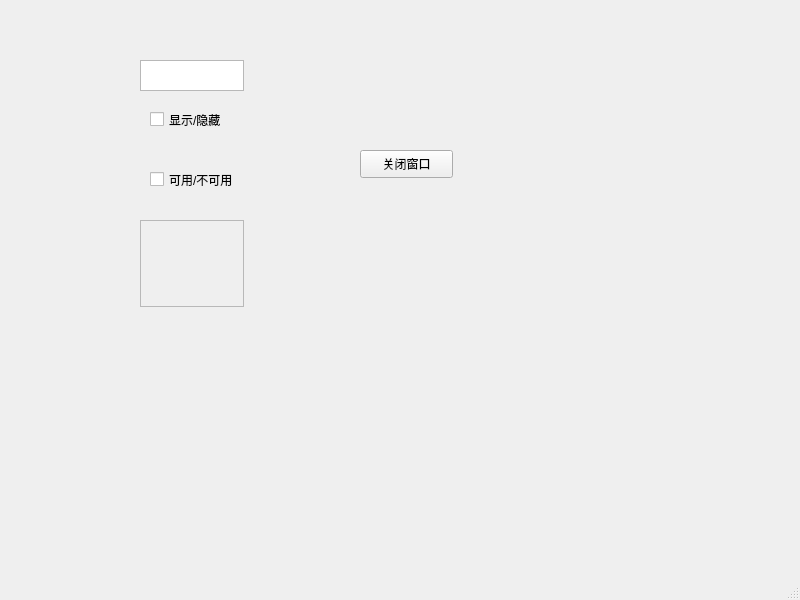
<?xml version="1.0" encoding="UTF-8"?>
<ui version="4.0">
 <class>MainWindow</class>
 <widget class="QMainWindow" name="MainWindow">
  <property name="geometry">
   <rect>
    <x>0</x>
    <y>0</y>
    <width>800</width>
    <height>600</height>
   </rect>
  </property>
  <property name="windowTitle">
   <string>MainWindow</string>
  </property>
  <widget class="QWidget" name="centralwidget">
   <widget class="QPushButton" name="pushButton">
    <property name="geometry">
     <rect>
      <x>360</x>
      <y>150</y>
      <width>93</width>
      <height>28</height>
     </rect>
    </property>
    <property name="text">
     <string>关闭窗口</string>
    </property>
   </widget>
   <widget class="QCheckBox" name="checkBox">
    <property name="geometry">
     <rect>
      <x>150</x>
      <y>110</y>
      <width>91</width>
      <height>19</height>
     </rect>
    </property>
    <property name="text">
     <string>显示/隐藏</string>
    </property>
   </widget>
   <widget class="QCheckBox" name="checkBox_2">
    <property name="geometry">
     <rect>
      <x>150</x>
      <y>170</y>
      <width>121</width>
      <height>19</height>
     </rect>
    </property>
    <property name="text">
     <string>可用/不可用</string>
    </property>
   </widget>
   <widget class="QTextEdit" name="textEdit">
    <property name="geometry">
     <rect>
      <x>140</x>
      <y>60</y>
      <width>104</width>
      <height>31</height>
     </rect>
    </property>
   </widget>
   <widget class="QTextEdit" name="textEdit_2">
    <property name="enabled">
     <bool>false</bool>
    </property>
    <property name="geometry">
     <rect>
      <x>140</x>
      <y>220</y>
      <width>104</width>
      <height>87</height>
     </rect>
    </property>
   </widget>
  </widget>
  <widget class="QMenuBar" name="menubar">
   <property name="geometry">
    <rect>
     <x>0</x>
     <y>0</y>
     <width>800</width>
     <height>26</height>
    </rect>
   </property>
  </widget>
  <widget class="QStatusBar" name="statusbar"/>
 </widget>
 <resources/>
 <connections>
  <connection>
   <sender>pushButton</sender>
   <signal>clicked()</signal>
   <receiver>MainWindow</receiver>
   <slot>close()</slot>
   <hints>
    <hint type="sourcelabel">
     <x>410</x>
     <y>199</y>
    </hint>
    <hint type="destinationlabel">
     <x>220</x>
     <y>176</y>
    </hint>
   </hints>
  </connection>
  <connection>
   <sender>checkBox</sender>
   <signal>toggled(bool)</signal>
   <receiver>textEdit</receiver>
   <slot>setVisible(bool)</slot>
   <hints>
    <hint type="sourcelabel">
     <x>180</x>
     <y>148</y>
    </hint>
    <hint type="destinationlabel">
     <x>184</x>
     <y>107</y>
    </hint>
   </hints>
  </connection>
  <connection>
   <sender>checkBox_2</sender>
   <signal>toggled(bool)</signal>
   <receiver>textEdit_2</receiver>
   <slot>setEnabled(bool)</slot>
   <hints>
    <hint type="sourcelabel">
     <x>207</x>
     <y>206</y>
    </hint>
    <hint type="destinationlabel">
     <x>208</x>
     <y>250</y>
    </hint>
   </hints>
  </connection>
 </connections>
</ui>
